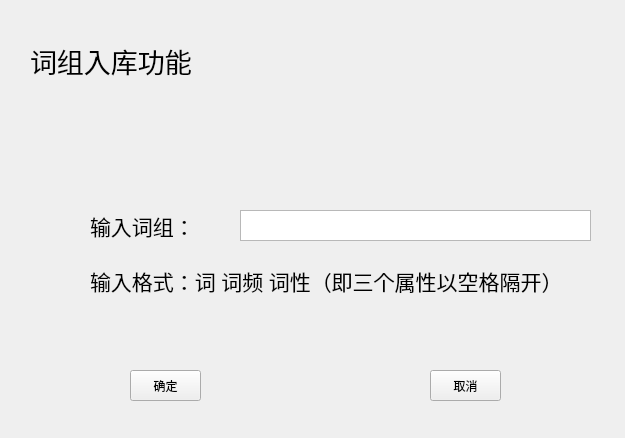
<?xml version="1.0" encoding="UTF-8"?>
<ui version="4.0">
 <class>Add_dict_Frame</class>
 <widget class="QMainWindow" name="Add_dict_Frame">
  <property name="geometry">
   <rect>
    <x>0</x>
    <y>0</y>
    <width>625</width>
    <height>438</height>
   </rect>
  </property>
  <property name="windowTitle">
   <string>MainWindow</string>
  </property>
  <widget class="QWidget" name="centralwidget">
   <widget class="QTextEdit" name="textEdit">
    <property name="geometry">
     <rect>
      <x>240</x>
      <y>210</y>
      <width>351</width>
      <height>31</height>
     </rect>
    </property>
   </widget>
   <widget class="QLabel" name="label">
    <property name="geometry">
     <rect>
      <x>30</x>
      <y>40</y>
      <width>271</width>
      <height>41</height>
     </rect>
    </property>
    <property name="font">
     <font>
      <family>Agency FB</family>
      <pointsize>20</pointsize>
     </font>
    </property>
    <property name="text">
     <string>词组入库功能</string>
    </property>
   </widget>
   <widget class="QLabel" name="label_2">
    <property name="geometry">
     <rect>
      <x>90</x>
      <y>210</y>
      <width>141</width>
      <height>31</height>
     </rect>
    </property>
    <property name="font">
     <font>
      <family>Agency FB</family>
      <pointsize>16</pointsize>
     </font>
    </property>
    <property name="text">
     <string>输入词组：</string>
    </property>
   </widget>
   <widget class="QPushButton" name="pushButton">
    <property name="geometry">
     <rect>
      <x>430</x>
      <y>370</y>
      <width>71</width>
      <height>31</height>
     </rect>
    </property>
    <property name="text">
     <string>取消</string>
    </property>
   </widget>
   <widget class="QPushButton" name="pushButton_2">
    <property name="geometry">
     <rect>
      <x>130</x>
      <y>370</y>
      <width>71</width>
      <height>31</height>
     </rect>
    </property>
    <property name="mouseTracking">
     <bool>false</bool>
    </property>
    <property name="text">
     <string>确定</string>
    </property>
   </widget>
   <widget class="QLabel" name="label_3">
    <property name="geometry">
     <rect>
      <x>90</x>
      <y>260</y>
      <width>471</width>
      <height>41</height>
     </rect>
    </property>
    <property name="font">
     <font>
      <family>Agency FB</family>
      <pointsize>16</pointsize>
     </font>
    </property>
    <property name="text">
     <string>输入格式：词 词频 词性（即三个属性以空格隔开）</string>
    </property>
   </widget>
  </widget>
 </widget>
 <resources/>
 <connections/>
</ui>
